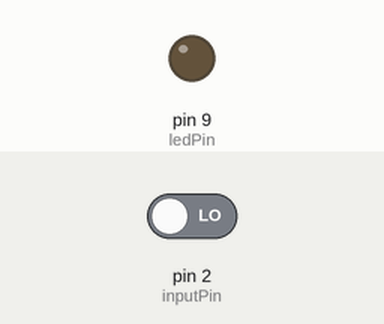
Recording of a sketch running on a simulated Arduino Uno, built with avr-gcc and run on an emulated ATmega328P. Shown: output pins drawn as LEDs (lit = HIGH). The test bench sets the inputs (shaded band); at power-on: pin 2 (inputPin) LOW.

Above: at 1.2 s.
1.3 s: pin 2 (inputPin) driven HIGH
At 1.9 s:
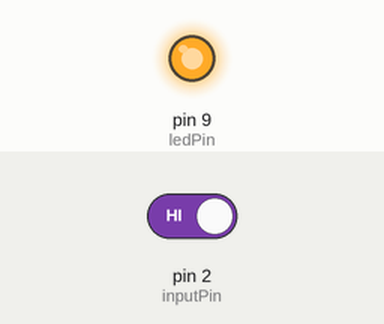
2.8 s: pin 2 (inputPin) driven LOW
At 4.2 s:
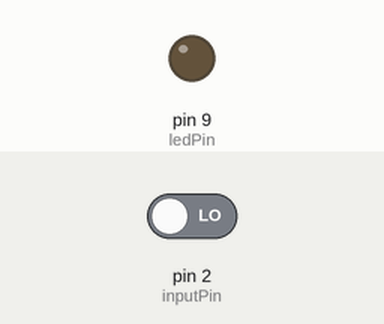
Timing chart, 0 to 5.8 s (numbered marks = the images above; inputs shaded):
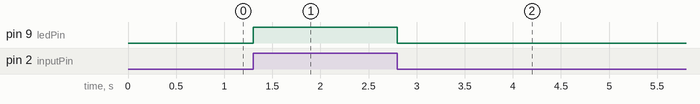

The sketch:

IR_Sensor.ino
```cpp
int ledPin = 9;
int inputPin = 2;
int object = LOW;
int stat = 0;

void setup()
{
  pinMode(ledPin, OUTPUT);
  pinMode(inputPin, INPUT);
}

void loop()
{
  stat = digitalRead(inputPin);
  if(stat == HIGH)
  {
    digitalWrite(ledPin, HIGH);
    object = HIGH;
  }
  else
  {
    digitalWrite(ledPin, LOW);
    object = LOW;
  }
}
```

Measured:
- after the input at 1.3 s, pin 9 (ledPin): LOW → HIGH at once
- after the input at 2.8 s, pin 9 (ledPin): HIGH → LOW at once
